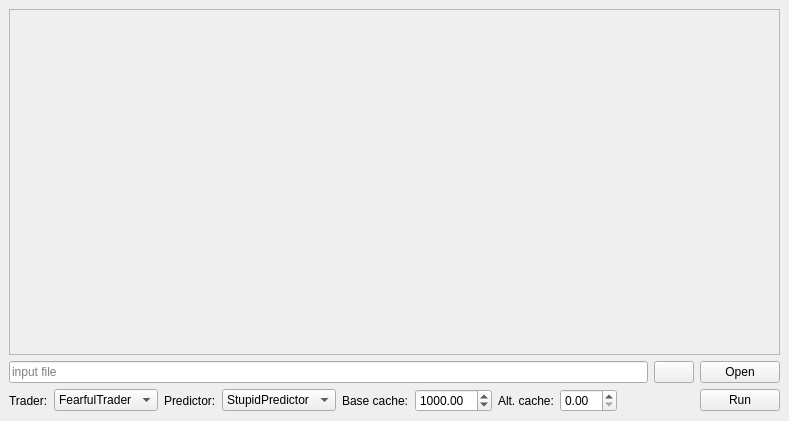
<?xml version="1.0" encoding="UTF-8"?>
<ui version="4.0">
 <class>gameWindow</class>
 <widget class="QMainWindow" name="gameWindow">
  <property name="geometry">
   <rect>
    <x>0</x>
    <y>0</y>
    <width>789</width>
    <height>421</height>
   </rect>
  </property>
  <property name="windowTitle">
   <string>MainWindow</string>
  </property>
  <widget class="QWidget" name="centralwidget">
   <layout class="QVBoxLayout" name="verticalLayout">
    <item>
     <widget class="QFrame" name="plot_frame">
      <property name="frameShape">
       <enum>QFrame::StyledPanel</enum>
      </property>
      <property name="frameShadow">
       <enum>QFrame::Raised</enum>
      </property>
      <layout class="QVBoxLayout" name="verticalLayout_2">
       <property name="spacing">
        <number>0</number>
       </property>
       <property name="margin">
        <number>0</number>
       </property>
       <item>
        <layout class="QVBoxLayout" name="plot_layout"/>
       </item>
      </layout>
     </widget>
    </item>
    <item>
     <layout class="QVBoxLayout" name="control_layout">
      <item>
       <layout class="QHBoxLayout" name="horizontalLayout_3">
        <item>
         <widget class="QLineEdit" name="fname_edit">
          <property name="sizePolicy">
           <sizepolicy hsizetype="Expanding" vsizetype="Fixed">
            <horstretch>0</horstretch>
            <verstretch>0</verstretch>
           </sizepolicy>
          </property>
          <property name="placeholderText">
           <string notr="true">input file</string>
          </property>
         </widget>
        </item>
        <item>
         <widget class="QPushButton" name="fname_button">
          <property name="sizePolicy">
           <sizepolicy hsizetype="Fixed" vsizetype="Fixed">
            <horstretch>0</horstretch>
            <verstretch>0</verstretch>
           </sizepolicy>
          </property>
          <property name="minimumSize">
           <size>
            <width>1</width>
            <height>1</height>
           </size>
          </property>
          <property name="text">
           <string notr="true"/>
          </property>
          <property name="icon">
           <iconset>
            <normaloff>../../python_mess/lab4/lab4/document-open.png</normaloff>../../python_mess/lab4/lab4/document-open.png</iconset>
          </property>
         </widget>
        </item>
        <item>
         <widget class="QPushButton" name="open_button">
          <property name="text">
           <string>Open</string>
          </property>
         </widget>
        </item>
       </layout>
      </item>
      <item>
       <layout class="QHBoxLayout" name="horizontalLayout_2">
        <item>
         <widget class="QLabel" name="label">
          <property name="sizePolicy">
           <sizepolicy hsizetype="Minimum" vsizetype="Preferred">
            <horstretch>0</horstretch>
            <verstretch>0</verstretch>
           </sizepolicy>
          </property>
          <property name="text">
           <string>Trader:</string>
          </property>
         </widget>
        </item>
        <item>
         <widget class="QComboBox" name="trader_combo">
          <property name="sizePolicy">
           <sizepolicy hsizetype="MinimumExpanding" vsizetype="Fixed">
            <horstretch>0</horstretch>
            <verstretch>0</verstretch>
           </sizepolicy>
          </property>
          <item>
           <property name="text">
            <string>FearfulTrader</string>
           </property>
          </item>
         </widget>
        </item>
        <item>
         <widget class="QLabel" name="label_2">
          <property name="text">
           <string>Predictor:</string>
          </property>
         </widget>
        </item>
        <item>
         <widget class="QComboBox" name="predictor_combo">
          <property name="sizePolicy">
           <sizepolicy hsizetype="MinimumExpanding" vsizetype="Fixed">
            <horstretch>0</horstretch>
            <verstretch>0</verstretch>
           </sizepolicy>
          </property>
          <item>
           <property name="text">
            <string>StupidPredictor</string>
           </property>
          </item>
         </widget>
        </item>
        <item>
         <widget class="QLabel" name="label_3">
          <property name="text">
           <string>Base cache:</string>
          </property>
         </widget>
        </item>
        <item>
         <widget class="QDoubleSpinBox" name="basecache_spin">
          <property name="maximum">
           <double>99999.990000000005239</double>
          </property>
          <property name="singleStep">
           <double>10.000000000000000</double>
          </property>
          <property name="value">
           <double>1000.000000000000000</double>
          </property>
         </widget>
        </item>
        <item>
         <widget class="QLabel" name="label_4">
          <property name="text">
           <string>Alt. cache:</string>
          </property>
         </widget>
        </item>
        <item>
         <widget class="QDoubleSpinBox" name="altcache_spin"/>
        </item>
        <item>
         <spacer name="horizontalSpacer">
          <property name="orientation">
           <enum>Qt::Horizontal</enum>
          </property>
          <property name="sizeHint" stdset="0">
           <size>
            <width>40</width>
            <height>20</height>
           </size>
          </property>
         </spacer>
        </item>
        <item>
         <widget class="QPushButton" name="run_button">
          <property name="text">
           <string>Run</string>
          </property>
         </widget>
        </item>
       </layout>
      </item>
     </layout>
    </item>
   </layout>
  </widget>
 </widget>
 <resources/>
 <connections/>
</ui>
